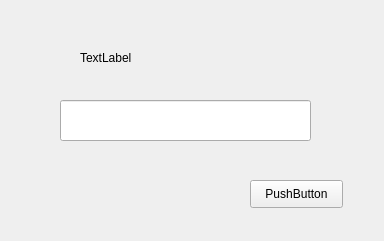
<?xml version="1.0" encoding="UTF-8"?>
<ui version="4.0">
 <class>Form</class>
 <widget class="QWidget" name="Form">
  <property name="geometry">
   <rect>
    <x>0</x>
    <y>0</y>
    <width>384</width>
    <height>241</height>
   </rect>
  </property>
  <property name="windowTitle">
   <string>Form</string>
  </property>
  <widget class="QLineEdit" name="lineEdit">
   <property name="geometry">
    <rect>
     <x>60</x>
     <y>100</y>
     <width>251</width>
     <height>41</height>
    </rect>
   </property>
  </widget>
  <widget class="QLabel" name="label">
   <property name="geometry">
    <rect>
     <x>80</x>
     <y>50</y>
     <width>72</width>
     <height>15</height>
    </rect>
   </property>
   <property name="text">
    <string>TextLabel</string>
   </property>
  </widget>
  <widget class="QPushButton" name="pushButton">
   <property name="geometry">
    <rect>
     <x>250</x>
     <y>180</y>
     <width>93</width>
     <height>28</height>
    </rect>
   </property>
   <property name="text">
    <string>PushButton</string>
   </property>
  </widget>
 </widget>
 <resources/>
 <connections/>
</ui>
